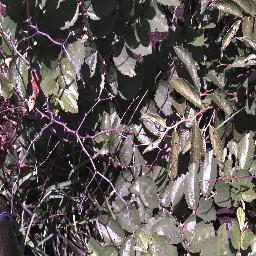
#> input picture data/sample_images/20170217-115828-0.jpg, 256 x 256 px
$ python -i preprocessing.py   (imports and definitions only)   (older library calls are emulated)
#> lines starting #> are read from the running program, lines starting #| are printed output that depends on the picture
import cv2
import numpy as np
from skimage.feature import graycomatrix, graycoprops

def extract_svm_features(image_rgb: np.ndarray) -> np.ndarray:
    """Reproduce the notebook's 48 RGB histogram + 4 GLCM feature pipeline."""
    if image_rgb is None or image_rgb.ndim != 3 or image_rgb.shape[2] != 3:
        raise ValueError("Expected a three-channel RGB image.")
    rgb = cv2.resize(image_rgb, (256, 256))
    hist_features = []
    for channel in range(3):
        hist = cv2.calcHist([rgb], [channel], None, [16], [0, 256])
        hist = cv2.normalize(hist, hist).flatten()
        hist_features.extend(hist.tolist())
#> after the loop, hist_features = 48 values, max 0.617 at index 33, min 0.0464 at index 30, mean 0.196
    gray = cv2.cvtColor(rgb, cv2.COLOR_RGB2GRAY)
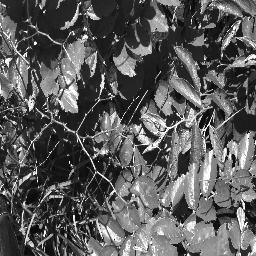
#> gray: shape (256, 256); min 0, max 255, mean 90.2
    glcm = graycomatrix(gray, distances=[1], angles=[0], levels=256,
                        symmetric=True, normed=True)
    texture = [
        graycoprops(glcm, "contrast")[0, 0],
        graycoprops(glcm, "correlation")[0, 0],
        graycoprops(glcm, "energy")[0, 0],
        graycoprops(glcm, "homogeneity")[0, 0],
    ]
#> texture = [2344.7, 0.716, 0.0126, 0.0808]
    return np.asarray(hist_features + texture, dtype=np.float32)

def preprocess_cnn_image(image_rgb: np.ndarray) -> np.ndarray:
    """RGB resize to 256x256 and float scaling to [0, 1], as in the notebook."""
    import tensorflow as tf
    image = tf.convert_to_tensor(image_rgb, dtype=tf.uint8)
    image = tf.image.resize(image, (256, 256))
    image = tf.cast(image, tf.float32) / 255.0
    return image.numpy()

>>> import cv2
>>> picture = cv2.cvtColor(cv2.imread('../data/sample_images/20170217-115828-0.jpg'), cv2.COLOR_BGR2RGB)
>>> result = extract_svm_features(picture)
#> result = 52 values, max 2344.7 at index 48, min 0.0126 at index 50, mean 45.29

$ run again, on data/sample_images/20170217-120240-0.jpg
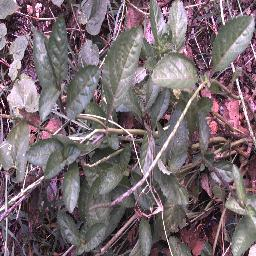
#> input picture data/sample_images/20170217-120240-0.jpg, 256 x 256 px
#> after the loop in extract_svm_features, `for channel in range(3):`: hist_features = 48 values, max 0.439 at index 6, min 0.0103 at index 0, mean 0.214
#> in extract_svm_features, `gray = cv2.cvtColor(rgb, cv2.COLOR_RGB2GRAY)`:
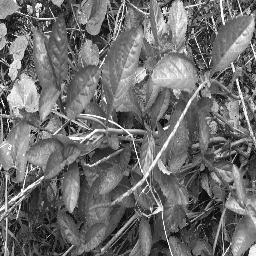
#> gray: shape (256, 256); min 0, max 255, mean 109.8
#> texture = [1531.8, 0.72, 0.00833, 0.057]
#> result = 52 values, max 1531.8 at index 48, min 0.00833 at index 50, mean 29.67

$ run again, on data/sample_images/20180119-113509-2.jpg
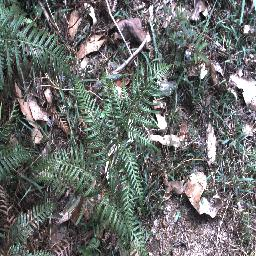
#> input picture data/sample_images/20180119-113509-2.jpg, 256 x 256 px
#> after the loop in extract_svm_features, `for channel in range(3):`: hist_features = 48 values, max 0.429 at index 4, min 0.0268 at index 16, mean 0.214
#> in extract_svm_features, `gray = cv2.cvtColor(rgb, cv2.COLOR_RGB2GRAY)`:
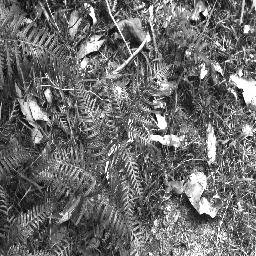
#> gray: shape (256, 256); min 0, max 255, mean 107.8
#> texture = [3010.9, 0.564, 0.00729, 0.0361]
#> result = 52 values, max 3010.9 at index 48, min 0.00729 at index 50, mean 58.11
